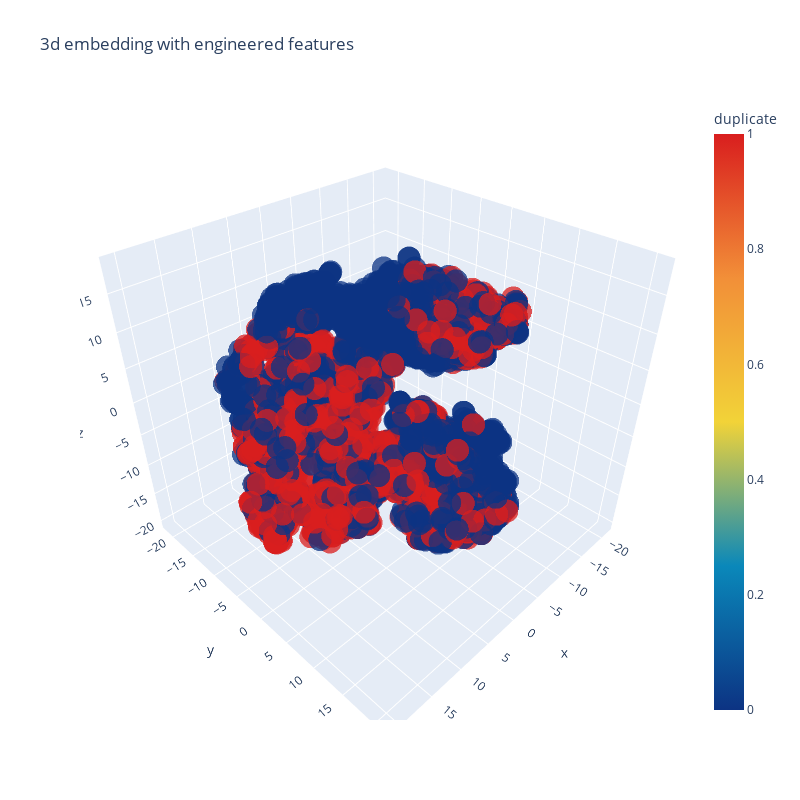

The code cell stored with this chart in its notebook:
### Code cell
import plotly.offline as py
py.init_notebook_mode(connected=True)
import plotly.graph_objects as go
import plotly.tools as tls

trace1 = go.Scatter3d(
    x=tsne3d[:,0],
    y=tsne3d[:,1],
    z=tsne3d[:,2],
    mode='markers',
    marker=dict(
        sizemode='diameter',
        color = y,
        colorscale = 'Portland',
        colorbar = dict(title = 'duplicate'),
        line=dict(color='rgb(255, 255, 255)'),
        opacity=0.75
    )
)

data=[trace1]
layout=dict(height=800, width=800, title='3d embedding with engineered features')
fig=dict(data=data, layout=layout)
py.iplot(fig, filename='3DBubble')

### Figure 1 — Plotly figure (JSON) as saved in the notebook; plotly's stock layout.template omitted (floating-point values rounded to 4 significant figures; data arrays with more than 128 entries replaced by an {"elided": "..."} marker saying what was removed)
{"data": [{"y": {"elided": "5000 float values"}, "mode": "markers", "marker": {"opacity": 0.75, "colorscale": [[0, "rgb(12,51,131)"], [0.25, "rgb(10,136,186)"], [0.5, "rgb(242,211,56)"], [0.75, "rgb(242,143,56)"], [1, "rgb(217,30,30)"]], "color": {"elided": "5000 int values"}, "colorbar": {"title": {"text": "duplicate"}}, "sizemode": "diameter", "line": {"color": "rgb(255, 255, 255)"}}, "x": {"elided": "5000 float values"}, "z": {"elided": "5000 float values"}, "type": "scatter3d"}], "layout": {"width": 800, "title": {"text": "3d embedding with engineered features"}, "height": 800}}
